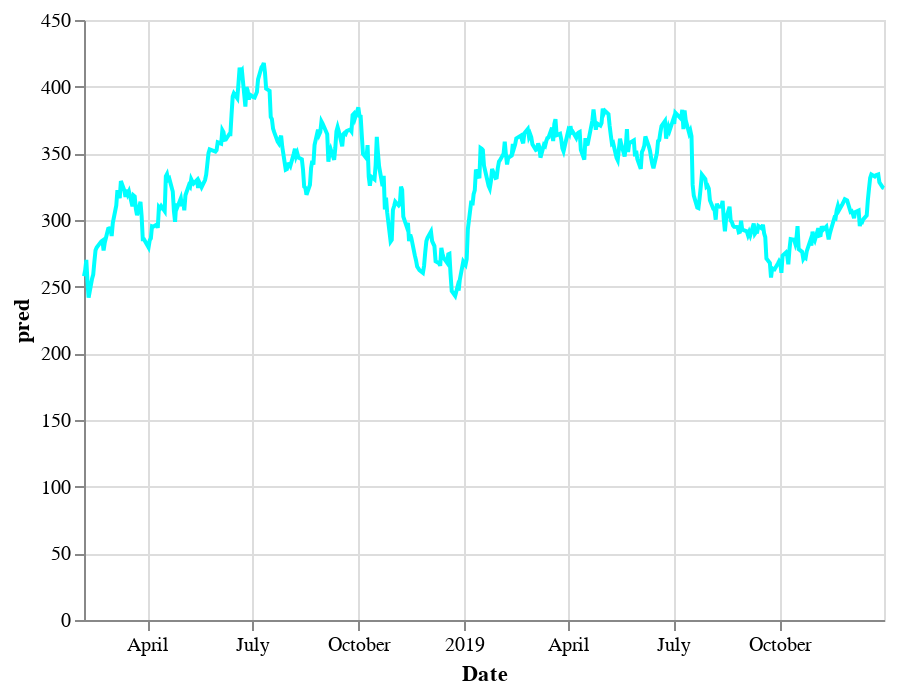

Notebook code for this chart:
### Markdown cell above
create a graph of the predicted close market values of the netflix stock from 2018-2019

### Code cell
predicted = alt.Chart(df1819).mark_line().encode(
    x = 'Date',
    y = 'pred',
    color = alt.value('cyan'),
    tooltip=["Date","pred"]
)
predicted

### Figure 1 — Vega-Lite specification as saved in the notebook (floating-point values rounded to 4 significant figures; data arrays with more than 128 entries replaced by an {"elided": "..."} marker saying what was removed)
{"config": {"view": {"continuousWidth": 400, "continuousHeight": 300}}, "data": {"name": "data-56f519665d5dcd43f076f291f7cd0488"}, "mark": "line", "encoding": {"color": {"value": "cyan"}, "tooltip": [{"field": "Date", "type": "temporal"}, {"field": "pred", "type": "quantitative"}], "x": {"field": "Date", "type": "temporal"}, "y": {"field": "pred", "type": "quantitative"}}, "$schema": "https://vega.github.io/schema/vega-lite/v4.17.0.json", "datasets": {"data-56f519665d5dcd43f076f291f7cd0488": {"elided": "480 records"}}}
